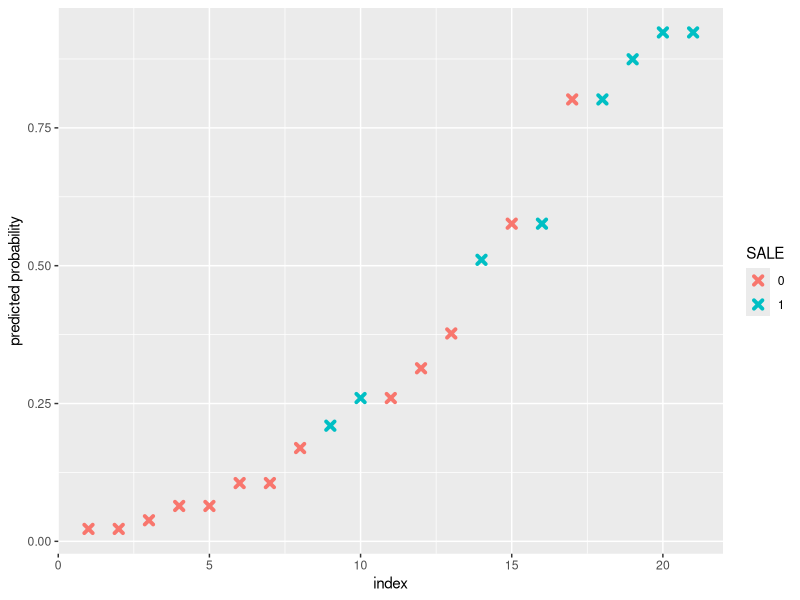

Reproduce this figure in R.
## ---- chunk 1
library(tidyverse)
library(cowplot)
## ---- chunk 2
data <- read_csv('data.csv')
## ---- chunk 3
str(data)
## ---- chunk 4
sum(is.na(data))
## ---- chunk 5
data$SALE <- as.factor(data$SALE)
## ---- chunk 6
xtabs(~ WSS + SALE, data=data)
## ---- chunk 7
mod <- glm(SALE ~ WSS, data=data, family='binomial')
summary(mod)
## ---- chunk 8
mod <- glm(SALE ~ ., data=data, family='binomial')
summary(mod)
## ---- chunk 9
ll.null <- mod$null.deviance/-2
ll.proposed <- mod$deviance/-2
(ll.null - ll.proposed)/ll.null
## ---- chunk 10
1 - pchisq(2 * (ll.proposed - ll.null), df = length(mod$coefficients) - 1)
## ---- chunk 11
predicted.data <- data.frame(prob.of.SALE=mod$fitted.values, SALE=data$SALE)
predicted.data <- predicted.data[order(predicted.data$prob.of.SALE, decreasing = FALSE),]
predicted.data$RANK <-  1:nrow(predicted.data)
predicted.data %>%
  ggplot(aes(x=RANK, y=prob.of.SALE)) + 
  geom_point(aes(color=SALE), shape=4, stroke=2) +
  xlab('index') +
  ylab('predicted probability')
## ---- chunk 12
confint(mod)
## ---- chunk 13
predict(mod, newdata=data.frame(WSS=c(1),TEMP=c(23)), type='response')
## ---- chunk 14
predict(mod, newdata=data.frame(WSS=c(1),TEMP=c(23)), interval=TRUE, level=0.5, type='response')
